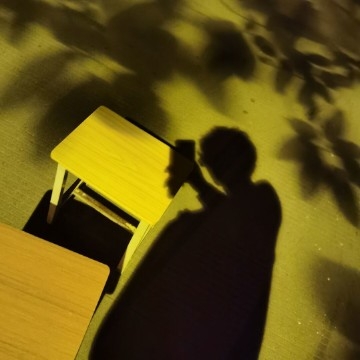
%> input picture 03数字图像处理/03实验程序/实验三/头像.jpg, 360 x 360 px
$ octave maichong.m   (GNU Octave 9; MATLAB toolbox functions it lacks are replaced by stand-ins)
%> lines starting %> are read from the running program, lines starting %| are printed output that depends on the picture
RGB=imread("头像.jpg");
%> RGB is the input picture: size 360x360x3 uint8; mean R, G, B 95.9, 80.1, 18.5
GR=rgb2gray(RGB);
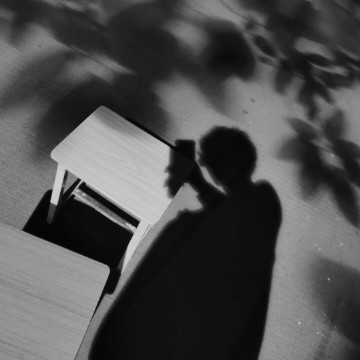
%> GR: size 360x360 uint8; min 0, max 213, mean 77.8
GR=im2double(GR);
%> GR: size 360x360 double
GR=mat2gray(GR);
%脉冲噪声
GR6=imnoise(GR,'salt & pepper',0.02);
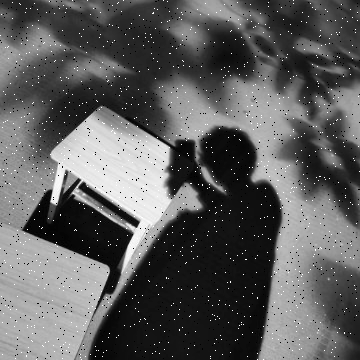
%> GR6: size 360x360 double; min 0, max 1, mean 0.368
figure (1);
imshow(GR6);
%邻域平均法
GR61=filter2(fspecial('average',3),GR6);
figure (2);
imshow(GR61);
%中值滤波法
GR62=medfilt2(GR6);
figure (3);
imshow(GR62);
%高斯滤波
gr63=fspecial('gaussian',4,0.3);
GR63=filter2(gr63,GR6,'same');
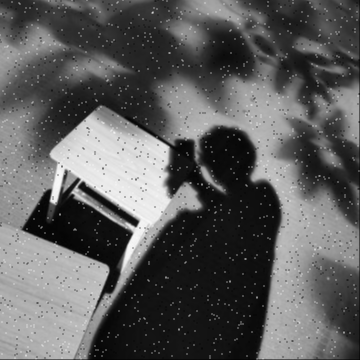
%> GR63: size 360x360 double; min 0.0141, max 0.977, mean 0.366
figure (4);
imshow(GR63);
%sobel滤波
gr64=fspecial('sobel');
GR64=filter2(gr64,GR6,'same');
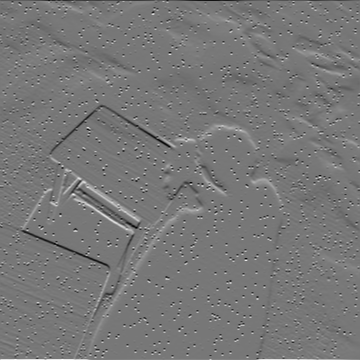
%> GR64: size 360x360 double; min -3.01, max 3.39, mean -4.55e-05; drawn with min black and max white
figure (5);
imshow(GR64);
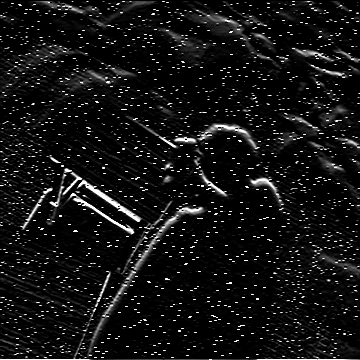
%> displayed picture: size 360x360, on the screen's scale of 0 to 255; min 0, max 255, mean 19.2
%laplacian滤波
gr65=fspecial('laplacian',0.5);
GR65=filter2(gr65,GR6,'same');
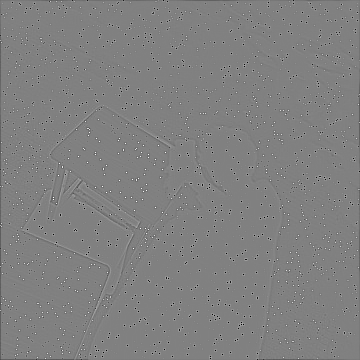
%> GR65: size 360x360 double; min -2.61, max 2.56, mean -0.0043; drawn with min black and max white
figure (6);
imshow(GR65);
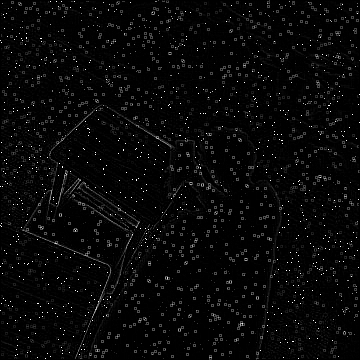
%> displayed picture: size 360x360, on the screen's scale of 0 to 255; min 0, max 255, mean 8
